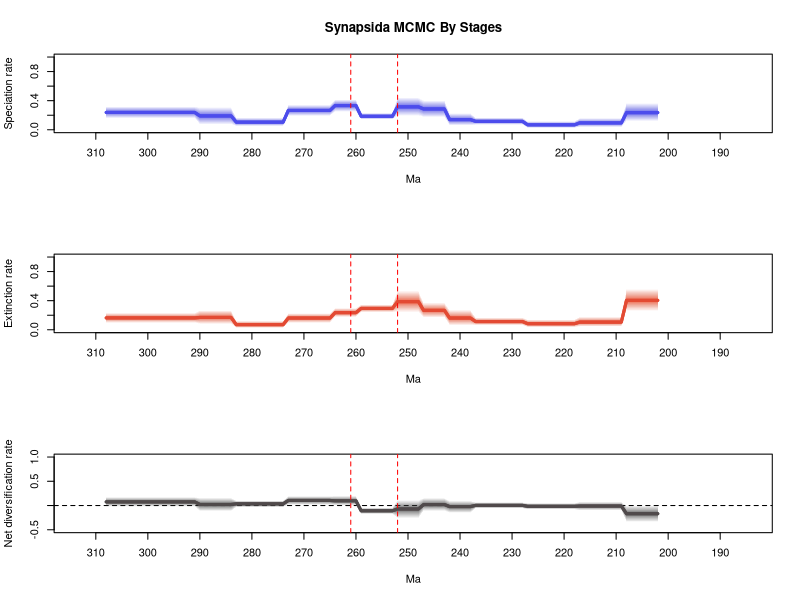

Write R code to recreate this figure.
# 1 files combined:
# 	C:\Users\SimoesLabAdmin\Documents\BDNN_Arielli\synapsida\mcmc_fixshift_no_predictors\D_mcmc/combined_9_marginal_rates.log

# 95% HPDs calculated using code from Biopy (https://www.cs.auckland.ac.nz/~yhel002/biopy/)

pdf(file='C:/Users/SimoesLabAdmin/Documents/BDNN_Arielli/synapsida/mcmc_fixshift_no_predictors/D_mcmc/combined_9_marginal_rates_RTT_plot2.pdf',width=8, height=10.8)
par(mfrow=c(3,1))
library(scales)
plot_RTT <- function (age,hpd_M,hpd_m,mean_m,color){
  N=100
  beta=(1:(N-1))/N
  alpha_shape=0.25
  cat=1-(beta^(1./alpha_shape))
  for (i in 1:(N-1)){
    trans= 1/N + 2/N
    polygon(c(age, rev(age)), c(hpd_M-((hpd_M-mean_m)*cat[i]), rev(hpd_m+((mean_m-hpd_m)*cat[i]))), col = alpha(color,trans), border = NA)
  }
  lines(rev(age), rev(mean_m), col = color, lwd=3)
}
    
L_hpd_m95=c(NA, NA,NA,NA,NA,NA,NA,NA,NA,NA,NA,NA,NA,NA,NA,NA,NA,NA,NA,NA,NA,NA,NA,NA,NA,NA,NA,NA,NA,NA,NA,NA,NA,NA,NA,NA,NA,NA,NA,NA,NA,NA,NA,NA,NA,NA,NA,NA,NA,NA,NA,NA,NA,NA,NA,NA,NA,NA,NA,NA,NA,NA,NA,NA,NA,NA,NA,NA,NA,NA,NA,NA,NA,NA,NA,NA,NA,NA,NA,NA,NA,NA,NA,NA,NA,NA,NA,NA,NA,NA,NA,NA,NA,NA,NA,NA,NA,NA,NA,NA,NA,NA,NA,NA,NA,NA,NA,NA,NA,NA,NA,NA,NA,NA,NA,NA,NA,NA,NA,NA,NA,NA,NA,NA,NA,NA,NA,NA,NA,NA,NA,NA,NA,NA,NA,NA,NA,NA,NA,NA,NA,NA,NA,NA,NA,NA,NA,NA,NA,NA,NA,NA,NA,NA,NA,NA,NA,NA,NA,NA,NA,NA,NA,NA,NA,NA,NA,NA,NA,NA,NA,NA,NA,NA,NA,NA,NA,NA,NA,NA,NA,NA,NA,NA,NA,NA,NA,NA,NA,NA,NA,NA,NA,NA,NA,NA,NA,NA,NA,NA,NA,NA,0.11606,0.11606,0.11606,0.11606,0.11606,0.11606,0.11606,0.034008,0.034008,0.034008,0.034008,0.034008,0.034008,0.034008,0.034008,0.034008,0.024192,0.024192,0.024192,0.024192,0.024192,0.024192,0.024192,0.024192,0.024192,0.024192,0.068457,0.068457,0.068457,0.068457,0.068457,0.068457,0.068457,0.068457,0.068457,0.068457,0.058151,0.058151,0.058151,0.058151,0.058151,0.169854,0.169854,0.169854,0.169854,0.169854,0.190979,0.190979,0.190979,0.190979,0.190979,0.141055,0.141055,0.141055,0.141055,0.141055,0.141055,0.141055,0.247366,0.247366,0.247366,0.247366,0.247366,0.190027,0.190027,0.190027,0.190027,0.190027,0.190027,0.190027,0.190027,0.190027,0.048227,0.048227,0.048227,0.048227,0.048227,0.048227,0.048227,0.048227,0.048227,0.048227,0.07082,0.07082,0.07082,0.07082,0.07082,0.07082,0.07082,0.159579,0.159579,0.159579,0.159579,0.159579,0.159579,0.159579,0.159579,0.159579,0.159579,0.159579,0.159579,0.159579,0.159579,0.159579,0.159579,0.159579,0.159579)
L_hpd_M95=c(NA, NA,NA,NA,NA,NA,NA,NA,NA,NA,NA,NA,NA,NA,NA,NA,NA,NA,NA,NA,NA,NA,NA,NA,NA,NA,NA,NA,NA,NA,NA,NA,NA,NA,NA,NA,NA,NA,NA,NA,NA,NA,NA,NA,NA,NA,NA,NA,NA,NA,NA,NA,NA,NA,NA,NA,NA,NA,NA,NA,NA,NA,NA,NA,NA,NA,NA,NA,NA,NA,NA,NA,NA,NA,NA,NA,NA,NA,NA,NA,NA,NA,NA,NA,NA,NA,NA,NA,NA,NA,NA,NA,NA,NA,NA,NA,NA,NA,NA,NA,NA,NA,NA,NA,NA,NA,NA,NA,NA,NA,NA,NA,NA,NA,NA,NA,NA,NA,NA,NA,NA,NA,NA,NA,NA,NA,NA,NA,NA,NA,NA,NA,NA,NA,NA,NA,NA,NA,NA,NA,NA,NA,NA,NA,NA,NA,NA,NA,NA,NA,NA,NA,NA,NA,NA,NA,NA,NA,NA,NA,NA,NA,NA,NA,NA,NA,NA,NA,NA,NA,NA,NA,NA,NA,NA,NA,NA,NA,NA,NA,NA,NA,NA,NA,NA,NA,NA,NA,NA,NA,NA,NA,NA,NA,NA,NA,NA,NA,NA,NA,NA,NA,0.369544,0.369544,0.369544,0.369544,0.369544,0.369544,0.369544,0.160186,0.160186,0.160186,0.160186,0.160186,0.160186,0.160186,0.160186,0.160186,0.11759,0.11759,0.11759,0.11759,0.11759,0.11759,0.11759,0.11759,0.11759,0.11759,0.168218,0.168218,0.168218,0.168218,0.168218,0.168218,0.168218,0.168218,0.168218,0.168218,0.22806,0.22806,0.22806,0.22806,0.22806,0.40666,0.40666,0.40666,0.40666,0.40666,0.445006,0.445006,0.445006,0.445006,0.445006,0.230748,0.230748,0.230748,0.230748,0.230748,0.230748,0.230748,0.417474,0.417474,0.417474,0.417474,0.417474,0.344072,0.344072,0.344072,0.344072,0.344072,0.344072,0.344072,0.344072,0.344072,0.168128,0.168128,0.168128,0.168128,0.168128,0.168128,0.168128,0.168128,0.168128,0.168128,0.310905,0.310905,0.310905,0.310905,0.310905,0.310905,0.310905,0.320759,0.320759,0.320759,0.320759,0.320759,0.320759,0.320759,0.320759,0.320759,0.320759,0.320759,0.320759,0.320759,0.320759,0.320759,0.320759,0.320759,0.320759)
M_hpd_m95=c(NA, NA,NA,NA,NA,NA,NA,NA,NA,NA,NA,NA,NA,NA,NA,NA,NA,NA,NA,NA,NA,NA,NA,NA,NA,NA,NA,NA,NA,NA,NA,NA,NA,NA,NA,NA,NA,NA,NA,NA,NA,NA,NA,NA,NA,NA,NA,NA,NA,NA,NA,NA,NA,NA,NA,NA,NA,NA,NA,NA,NA,NA,NA,NA,NA,NA,NA,NA,NA,NA,NA,NA,NA,NA,NA,NA,NA,NA,NA,NA,NA,NA,NA,NA,NA,NA,NA,NA,NA,NA,NA,NA,NA,NA,NA,NA,NA,NA,NA,NA,NA,NA,NA,NA,NA,NA,NA,NA,NA,NA,NA,NA,NA,NA,NA,NA,NA,NA,NA,NA,NA,NA,NA,NA,NA,NA,NA,NA,NA,NA,NA,NA,NA,NA,NA,NA,NA,NA,NA,NA,NA,NA,NA,NA,NA,NA,NA,NA,NA,NA,NA,NA,NA,NA,NA,NA,NA,NA,NA,NA,NA,NA,NA,NA,NA,NA,NA,NA,NA,NA,NA,NA,NA,NA,NA,NA,NA,NA,NA,NA,NA,NA,NA,NA,NA,NA,NA,NA,NA,NA,NA,NA,NA,NA,NA,NA,NA,NA,NA,NA,NA,NA,0.255435,0.255435,0.255435,0.255435,0.255435,0.255435,0.255435,0.042712,0.042712,0.042712,0.042712,0.042712,0.042712,0.042712,0.042712,0.042712,0.033522,0.033522,0.033522,0.033522,0.033522,0.033522,0.033522,0.033522,0.033522,0.033522,0.061942,0.061942,0.061942,0.061942,0.061942,0.061942,0.061942,0.061942,0.061942,0.061942,0.060131,0.060131,0.060131,0.060131,0.060131,0.166763,0.166763,0.166763,0.166763,0.166763,0.238642,0.238642,0.238642,0.238642,0.238642,0.240809,0.240809,0.240809,0.240809,0.240809,0.240809,0.240809,0.175214,0.175214,0.175214,0.175214,0.175214,0.094744,0.094744,0.094744,0.094744,0.094744,0.094744,0.094744,0.094744,0.094744,0.024381,0.024381,0.024381,0.024381,0.024381,0.024381,0.024381,0.024381,0.024381,0.024381,0.078733,0.078733,0.078733,0.078733,0.078733,0.078733,0.078733,0.094222,0.094222,0.094222,0.094222,0.094222,0.094222,0.094222,0.094222,0.094222,0.094222,0.094222,0.094222,0.094222,0.094222,0.094222,0.094222,0.094222,0.094222)
M_hpd_M95=c(NA, NA,NA,NA,NA,NA,NA,NA,NA,NA,NA,NA,NA,NA,NA,NA,NA,NA,NA,NA,NA,NA,NA,NA,NA,NA,NA,NA,NA,NA,NA,NA,NA,NA,NA,NA,NA,NA,NA,NA,NA,NA,NA,NA,NA,NA,NA,NA,NA,NA,NA,NA,NA,NA,NA,NA,NA,NA,NA,NA,NA,NA,NA,NA,NA,NA,NA,NA,NA,NA,NA,NA,NA,NA,NA,NA,NA,NA,NA,NA,NA,NA,NA,NA,NA,NA,NA,NA,NA,NA,NA,NA,NA,NA,NA,NA,NA,NA,NA,NA,NA,NA,NA,NA,NA,NA,NA,NA,NA,NA,NA,NA,NA,NA,NA,NA,NA,NA,NA,NA,NA,NA,NA,NA,NA,NA,NA,NA,NA,NA,NA,NA,NA,NA,NA,NA,NA,NA,NA,NA,NA,NA,NA,NA,NA,NA,NA,NA,NA,NA,NA,NA,NA,NA,NA,NA,NA,NA,NA,NA,NA,NA,NA,NA,NA,NA,NA,NA,NA,NA,NA,NA,NA,NA,NA,NA,NA,NA,NA,NA,NA,NA,NA,NA,NA,NA,NA,NA,NA,NA,NA,NA,NA,NA,NA,NA,NA,NA,NA,NA,NA,NA,0.562961,0.562961,0.562961,0.562961,0.562961,0.562961,0.562961,0.179095,0.179095,0.179095,0.179095,0.179095,0.179095,0.179095,0.179095,0.179095,0.141127,0.141127,0.141127,0.141127,0.141127,0.141127,0.141127,0.141127,0.141127,0.141127,0.168409,0.168409,0.168409,0.168409,0.168409,0.168409,0.168409,0.168409,0.168409,0.168409,0.274399,0.274399,0.274399,0.274399,0.274399,0.374083,0.374083,0.374083,0.374083,0.374083,0.53973,0.53973,0.53973,0.53973,0.53973,0.348813,0.348813,0.348813,0.348813,0.348813,0.348813,0.348813,0.299217,0.299217,0.299217,0.299217,0.299217,0.22779,0.22779,0.22779,0.22779,0.22779,0.22779,0.22779,0.22779,0.22779,0.122405,0.122405,0.122405,0.122405,0.122405,0.122405,0.122405,0.122405,0.122405,0.122405,0.268596,0.268596,0.268596,0.268596,0.268596,0.268596,0.268596,0.233955,0.233955,0.233955,0.233955,0.233955,0.233955,0.233955,0.233955,0.233955,0.233955,0.233955,0.233955,0.233955,0.233955,0.233955,0.233955,0.233955,0.233955)
R_hpd_m95=c(NA, NA,NA,NA,NA,NA,NA,NA,NA,NA,NA,NA,NA,NA,NA,NA,NA,NA,NA,NA,NA,NA,NA,NA,NA,NA,NA,NA,NA,NA,NA,NA,NA,NA,NA,NA,NA,NA,NA,NA,NA,NA,NA,NA,NA,NA,NA,NA,NA,NA,NA,NA,NA,NA,NA,NA,NA,NA,NA,NA,NA,NA,NA,NA,NA,NA,NA,NA,NA,NA,NA,NA,NA,NA,NA,NA,NA,NA,NA,NA,NA,NA,NA,NA,NA,NA,NA,NA,NA,NA,NA,NA,NA,NA,NA,NA,NA,NA,NA,NA,NA,NA,NA,NA,NA,NA,NA,NA,NA,NA,NA,NA,NA,NA,NA,NA,NA,NA,NA,NA,NA,NA,NA,NA,NA,NA,NA,NA,NA,NA,NA,NA,NA,NA,NA,NA,NA,NA,NA,NA,NA,NA,NA,NA,NA,NA,NA,NA,NA,NA,NA,NA,NA,NA,NA,NA,NA,NA,NA,NA,NA,NA,NA,NA,NA,NA,NA,NA,NA,NA,NA,NA,NA,NA,NA,NA,NA,NA,NA,NA,NA,NA,NA,NA,NA,NA,NA,NA,NA,NA,NA,NA,NA,NA,NA,NA,NA,NA,NA,NA,NA,NA,-0.34131,-0.34131,-0.34131,-0.34131,-0.34131,-0.34131,-0.34131,-0.100752,-0.100752,-0.100752,-0.100752,-0.100752,-0.100752,-0.100752,-0.100752,-0.100752,-0.081907,-0.081907,-0.081907,-0.081907,-0.081907,-0.081907,-0.081907,-0.081907,-0.081907,-0.081907,-0.061169,-0.061169,-0.061169,-0.061169,-0.061169,-0.061169,-0.061169,-0.061169,-0.061169,-0.061169,-0.152732,-0.152732,-0.152732,-0.152732,-0.152732,-0.114075,-0.114075,-0.114075,-0.114075,-0.114075,-0.266158,-0.266158,-0.266158,-0.266158,-0.266158,-0.176421,-0.176421,-0.176421,-0.176421,-0.176421,-0.176421,-0.176421,-0.003343,-0.003343,-0.003343,-0.003343,-0.003343,0.01211,0.01211,0.01211,0.01211,0.01211,0.01211,0.01211,0.01211,0.01211,-0.035583,-0.035583,-0.035583,-0.035583,-0.035583,-0.035583,-0.035583,-0.035583,-0.035583,-0.035583,-0.118703,-0.118703,-0.118703,-0.118703,-0.118703,-0.118703,-0.118703,-0.024162,-0.024162,-0.024162,-0.024162,-0.024162,-0.024162,-0.024162,-0.024162,-0.024162,-0.024162,-0.024162,-0.024162,-0.024162,-0.024162,-0.024162,-0.024162,-0.024162,-0.024162)
R_hpd_M95=c(NA, NA,NA,NA,NA,NA,NA,NA,NA,NA,NA,NA,NA,NA,NA,NA,NA,NA,NA,NA,NA,NA,NA,NA,NA,NA,NA,NA,NA,NA,NA,NA,NA,NA,NA,NA,NA,NA,NA,NA,NA,NA,NA,NA,NA,NA,NA,NA,NA,NA,NA,NA,NA,NA,NA,NA,NA,NA,NA,NA,NA,NA,NA,NA,NA,NA,NA,NA,NA,NA,NA,NA,NA,NA,NA,NA,NA,NA,NA,NA,NA,NA,NA,NA,NA,NA,NA,NA,NA,NA,NA,NA,NA,NA,NA,NA,NA,NA,NA,NA,NA,NA,NA,NA,NA,NA,NA,NA,NA,NA,NA,NA,NA,NA,NA,NA,NA,NA,NA,NA,NA,NA,NA,NA,NA,NA,NA,NA,NA,NA,NA,NA,NA,NA,NA,NA,NA,NA,NA,NA,NA,NA,NA,NA,NA,NA,NA,NA,NA,NA,NA,NA,NA,NA,NA,NA,NA,NA,NA,NA,NA,NA,NA,NA,NA,NA,NA,NA,NA,NA,NA,NA,NA,NA,NA,NA,NA,NA,NA,NA,NA,NA,NA,NA,NA,NA,NA,NA,NA,NA,NA,NA,NA,NA,NA,NA,NA,NA,NA,NA,NA,NA,0.003989,0.003989,0.003989,0.003989,0.003989,0.003989,0.003989,0.076603,0.076603,0.076603,0.076603,0.076603,0.076603,0.076603,0.076603,0.076603,0.050715,0.050715,0.050715,0.050715,0.050715,0.050715,0.050715,0.050715,0.050715,0.050715,0.068403,0.068403,0.068403,0.068403,0.068403,0.068403,0.068403,0.068403,0.068403,0.068403,0.098763,0.098763,0.098763,0.098763,0.098763,0.15599,0.15599,0.15599,0.15599,0.15599,0.114884,0.114884,0.114884,0.114884,0.114884,-0.040745,-0.040745,-0.040745,-0.040745,-0.040745,-0.040745,-0.040745,0.198578,0.198578,0.198578,0.198578,0.198578,0.195166,0.195166,0.195166,0.195166,0.195166,0.195166,0.195166,0.195166,0.195166,0.102952,0.102952,0.102952,0.102952,0.102952,0.102952,0.102952,0.102952,0.102952,0.102952,0.163143,0.163143,0.163143,0.163143,0.163143,0.163143,0.163143,0.174082,0.174082,0.174082,0.174082,0.174082,0.174082,0.174082,0.174082,0.174082,0.174082,0.174082,0.174082,0.174082,0.174082,0.174082,0.174082,0.174082,0.174082)
L_mean=c(NA, NA,NA,NA,NA,NA,NA,NA,NA,NA,NA,NA,NA,NA,NA,NA,NA,NA,NA,NA,NA,NA,NA,NA,NA,NA,NA,NA,NA,NA,NA,NA,NA,NA,NA,NA,NA,NA,NA,NA,NA,NA,NA,NA,NA,NA,NA,NA,NA,NA,NA,NA,NA,NA,NA,NA,NA,NA,NA,NA,NA,NA,NA,NA,NA,NA,NA,NA,NA,NA,NA,NA,NA,NA,NA,NA,NA,NA,NA,NA,NA,NA,NA,NA,NA,NA,NA,NA,NA,NA,NA,NA,NA,NA,NA,NA,NA,NA,NA,NA,NA,NA,NA,NA,NA,NA,NA,NA,NA,NA,NA,NA,NA,NA,NA,NA,NA,NA,NA,NA,NA,NA,NA,NA,NA,NA,NA,NA,NA,NA,NA,NA,NA,NA,NA,NA,NA,NA,NA,NA,NA,NA,NA,NA,NA,NA,NA,NA,NA,NA,NA,NA,NA,NA,NA,NA,NA,NA,NA,NA,NA,NA,NA,NA,NA,NA,NA,NA,NA,NA,NA,NA,NA,NA,NA,NA,NA,NA,NA,NA,NA,NA,NA,NA,NA,NA,NA,NA,NA,NA,NA,NA,NA,NA,NA,NA,NA,NA,NA,NA,NA,NA,0.235982623074074,0.235982623074074,0.235982623074074,0.235982623074074,0.235982623074074,0.235982623074074,0.235982623074074,0.094278537765432,0.094278537765432,0.094278537765432,0.094278537765432,0.094278537765432,0.094278537765432,0.094278537765432,0.094278537765432,0.094278537765432,0.067682347666667,0.067682347666667,0.067682347666667,0.067682347666667,0.067682347666667,0.067682347666667,0.067682347666667,0.067682347666667,0.067682347666667,0.067682347666667,0.11560735062963,0.11560735062963,0.11560735062963,0.11560735062963,0.11560735062963,0.11560735062963,0.11560735062963,0.11560735062963,0.11560735062963,0.11560735062963,0.139450771740741,0.139450771740741,0.139450771740741,0.139450771740741,0.139450771740741,0.286094387617284,0.286094387617284,0.286094387617284,0.286094387617284,0.286094387617284,0.315683579518518,0.315683579518518,0.315683579518518,0.315683579518518,0.315683579518518,0.185234455271605,0.185234455271605,0.185234455271605,0.185234455271605,0.185234455271605,0.185234455271605,0.185234455271605,0.333128330654321,0.333128330654321,0.333128330654321,0.333128330654321,0.333128330654321,0.26553013008642,0.26553013008642,0.26553013008642,0.26553013008642,0.26553013008642,0.26553013008642,0.26553013008642,0.26553013008642,0.26553013008642,0.104802483185185,0.104802483185185,0.104802483185185,0.104802483185185,0.104802483185185,0.104802483185185,0.104802483185185,0.104802483185185,0.104802483185185,0.104802483185185,0.191048386604938,0.191048386604938,0.191048386604938,0.191048386604938,0.191048386604938,0.191048386604938,0.191048386604938,0.238308991728395,0.238308991728395,0.238308991728395,0.238308991728395,0.238308991728395,0.238308991728395,0.238308991728395,0.238308991728395,0.238308991728395,0.238308991728395,0.238308991728395,0.238308991728395,0.238308991728395,0.238308991728395,0.238308991728395,0.238308991728395,0.238308991728395,0.238308991728395)
M_mean=c(NA, NA,NA,NA,NA,NA,NA,NA,NA,NA,NA,NA,NA,NA,NA,NA,NA,NA,NA,NA,NA,NA,NA,NA,NA,NA,NA,NA,NA,NA,NA,NA,NA,NA,NA,NA,NA,NA,NA,NA,NA,NA,NA,NA,NA,NA,NA,NA,NA,NA,NA,NA,NA,NA,NA,NA,NA,NA,NA,NA,NA,NA,NA,NA,NA,NA,NA,NA,NA,NA,NA,NA,NA,NA,NA,NA,NA,NA,NA,NA,NA,NA,NA,NA,NA,NA,NA,NA,NA,NA,NA,NA,NA,NA,NA,NA,NA,NA,NA,NA,NA,NA,NA,NA,NA,NA,NA,NA,NA,NA,NA,NA,NA,NA,NA,NA,NA,NA,NA,NA,NA,NA,NA,NA,NA,NA,NA,NA,NA,NA,NA,NA,NA,NA,NA,NA,NA,NA,NA,NA,NA,NA,NA,NA,NA,NA,NA,NA,NA,NA,NA,NA,NA,NA,NA,NA,NA,NA,NA,NA,NA,NA,NA,NA,NA,NA,NA,NA,NA,NA,NA,NA,NA,NA,NA,NA,NA,NA,NA,NA,NA,NA,NA,NA,NA,NA,NA,NA,NA,NA,NA,NA,NA,NA,NA,NA,NA,NA,NA,NA,NA,NA,0.40466476845679,0.40466476845679,0.40466476845679,0.40466476845679,0.40466476845679,0.40466476845679,0.40466476845679,0.105300154123457,0.105300154123457,0.105300154123457,0.105300154123457,0.105300154123457,0.105300154123457,0.105300154123457,0.105300154123457,0.105300154123457,0.083609573716049,0.083609573716049,0.083609573716049,0.083609573716049,0.083609573716049,0.083609573716049,0.083609573716049,0.083609573716049,0.083609573716049,0.083609573716049,0.112773505222222,0.112773505222222,0.112773505222222,0.112773505222222,0.112773505222222,0.112773505222222,0.112773505222222,0.112773505222222,0.112773505222222,0.112773505222222,0.161152161308642,0.161152161308642,0.161152161308642,0.161152161308642,0.161152161308642,0.266755245938272,0.266755245938272,0.266755245938272,0.266755245938272,0.266755245938272,0.387063247481482,0.387063247481482,0.387063247481482,0.387063247481482,0.387063247481482,0.293653280024691,0.293653280024691,0.293653280024691,0.293653280024691,0.293653280024691,0.293653280024691,0.293653280024691,0.235690139160494,0.235690139160494,0.235690139160494,0.235690139160494,0.235690139160494,0.161139714790123,0.161139714790123,0.161139714790123,0.161139714790123,0.161139714790123,0.161139714790123,0.161139714790123,0.161139714790123,0.161139714790123,0.070166068679012,0.070166068679012,0.070166068679012,0.070166068679012,0.070166068679012,0.070166068679012,0.070166068679012,0.070166068679012,0.070166068679012,0.070166068679012,0.169406756148148,0.169406756148148,0.169406756148148,0.169406756148148,0.169406756148148,0.169406756148148,0.169406756148148,0.163037620135802,0.163037620135802,0.163037620135802,0.163037620135802,0.163037620135802,0.163037620135802,0.163037620135802,0.163037620135802,0.163037620135802,0.163037620135802,0.163037620135802,0.163037620135802,0.163037620135802,0.163037620135802,0.163037620135802,0.163037620135802,0.163037620135802,0.163037620135802)
R_mean=c(NA, NA,NA,NA,NA,NA,NA,NA,NA,NA,NA,NA,NA,NA,NA,NA,NA,NA,NA,NA,NA,NA,NA,NA,NA,NA,NA,NA,NA,NA,NA,NA,NA,NA,NA,NA,NA,NA,NA,NA,NA,NA,NA,NA,NA,NA,NA,NA,NA,NA,NA,NA,NA,NA,NA,NA,NA,NA,NA,NA,NA,NA,NA,NA,NA,NA,NA,NA,NA,NA,NA,NA,NA,NA,NA,NA,NA,NA,NA,NA,NA,NA,NA,NA,NA,NA,NA,NA,NA,NA,NA,NA,NA,NA,NA,NA,NA,NA,NA,NA,NA,NA,NA,NA,NA,NA,NA,NA,NA,NA,NA,NA,NA,NA,NA,NA,NA,NA,NA,NA,NA,NA,NA,NA,NA,NA,NA,NA,NA,NA,NA,NA,NA,NA,NA,NA,NA,NA,NA,NA,NA,NA,NA,NA,NA,NA,NA,NA,NA,NA,NA,NA,NA,NA,NA,NA,NA,NA,NA,NA,NA,NA,NA,NA,NA,NA,NA,NA,NA,NA,NA,NA,NA,NA,NA,NA,NA,NA,NA,NA,NA,NA,NA,NA,NA,NA,NA,NA,NA,NA,NA,NA,NA,NA,NA,NA,NA,NA,NA,NA,NA,NA,-0.16868214408642,-0.16868214408642,-0.16868214408642,-0.16868214408642,-0.16868214408642,-0.16868214408642,-0.16868214408642,-0.011021616074074,-0.011021616074074,-0.011021616074074,-0.011021616074074,-0.011021616074074,-0.011021616074074,-0.011021616074074,-0.011021616074074,-0.011021616074074,-0.015927225555556,-0.015927225555556,-0.015927225555556,-0.015927225555556,-0.015927225555556,-0.015927225555556,-0.015927225555556,-0.015927225555556,-0.015927225555556,-0.015927225555556,0.002833846197531,0.002833846197531,0.002833846197531,0.002833846197531,0.002833846197531,0.002833846197531,0.002833846197531,0.002833846197531,0.002833846197531,0.002833846197531,-0.021701387234568,-0.021701387234568,-0.021701387234568,-0.021701387234568,-0.021701387234568,0.019339142074074,0.019339142074074,0.019339142074074,0.019339142074074,0.019339142074074,-0.071379666209877,-0.071379666209877,-0.071379666209877,-0.071379666209877,-0.071379666209877,-0.108418827506173,-0.108418827506173,-0.108418827506173,-0.108418827506173,-0.108418827506173,-0.108418827506173,-0.108418827506173,0.097438194740741,0.097438194740741,0.097438194740741,0.097438194740741,0.097438194740741,0.104390416296296,0.104390416296296,0.104390416296296,0.104390416296296,0.104390416296296,0.104390416296296,0.104390416296296,0.104390416296296,0.104390416296296,0.034636414703704,0.034636414703704,0.034636414703704,0.034636414703704,0.034636414703704,0.034636414703704,0.034636414703704,0.034636414703704,0.034636414703704,0.034636414703704,0.021641629617284,0.021641629617284,0.021641629617284,0.021641629617284,0.021641629617284,0.021641629617284,0.021641629617284,0.075271373419753,0.075271373419753,0.075271373419753,0.075271373419753,0.075271373419753,0.075271373419753,0.075271373419753,0.075271373419753,0.075271373419753,0.075271373419753,0.075271373419753,0.075271373419753,0.075271373419753,0.075271373419753,0.075271373419753,0.075271373419753,0.075271373419753,0.075271373419753)
trans=0.5
age=(0:(309-1))* -1
# Calculate positions for the mass extinction events
perm_trias_extinction = -252 # End-Permian mass extinction (252 Ma)
guadalupian_extinction = -261 # Guadalupian extinction (261 Ma)

# Define custom tick positions at 10 MY intervals
x_ticks <- seq(-310, -190, by=10)
x_tick_labels <- abs(x_ticks)

# First plot: Speciation rate
plot(age, age, type='n', ylim=c(0, 1), xlim=c(-312.9, -185.1), 
     ylab='Speciation rate', xlab='Ma', main='Synapsida MCMC By Stages', 
     xaxt='n') # Remove default x-axis
axis(1, at=x_ticks, labels=x_tick_labels) # Custom x-axis with 10MY interval ticks

plot_RTT(age, L_hpd_M95, L_hpd_m95, L_mean, "#4c4cec")
lines(rev(age), rev(L_mean), col="#4c4cec", lwd=3)

# Add vertical lines for mass extinction events
abline(v=perm_trias_extinction, col="red", lty=2) 
abline(v=guadalupian_extinction, col="red", lty=2)

# Second plot: Extinction rate
plot(age, age, type='n', ylim=c(0, 1), xlim=c(-312.9, -185.1), 
     ylab='Extinction rate', xlab='Ma',
     xaxt='n') # Remove default x-axis
axis(1, at=x_ticks, labels=x_tick_labels) # Custom x-axis with 10MY interval ticks

plot_RTT(age, M_hpd_M95, M_hpd_m95, M_mean, "#e34a33")
lines(rev(age), rev(M_mean), col="#e34a33", lwd=3)

# Add vertical lines for mass extinction events
abline(v=perm_trias_extinction, col="red", lty=2)
abline(v=guadalupian_extinction, col="red", lty=2)

# Third plot: Net diversification rate
plot(age, age, type='n', ylim=c(-0.5, 1), xlim=c(-312.9, -185.1), 
     ylab='Net diversification rate', xlab='Ma',
     xaxt='n') # Remove default x-axis
axis(1, at=x_ticks, labels=x_tick_labels) # Custom x-axis with 10MY interval ticks

abline(h=0, lty=2, col="black")
plot_RTT(age, R_hpd_M95, R_hpd_m95, R_mean, "#504A4B")
lines(rev(age), rev(R_mean), col="#504A4B", lwd=3)

# Add vertical lines for mass extinction events
abline(v=perm_trias_extinction, col="red", lty=2)
abline(v=guadalupian_extinction, col="red", lty=2)

dev.off()
